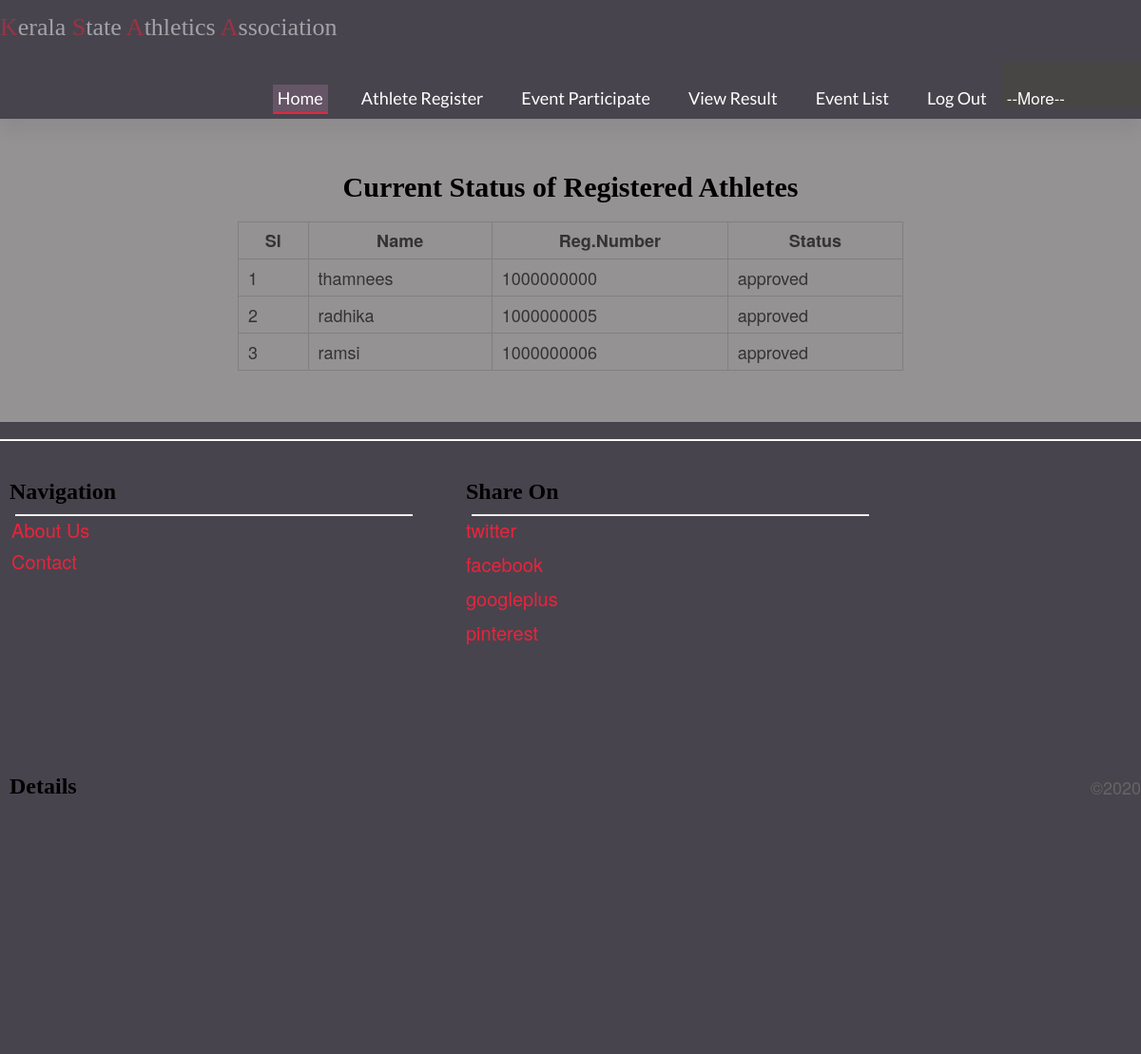
The app's page /athleteListclg.php (signed in) with its own data.
### tables this page shows
CREATE TABLE `athlete_registration` (
  `ath_id` int(11) NOT NULL COMMENT 'athlete id',
  `name` varchar(25) DEFAULT NULL COMMENT 'name of athlete',
  `dob` date DEFAULT NULL COMMENT 'date of birth',
  `gender` varchar(7) DEFAULT NULL COMMENT 'gender of athlete',
  `email` varchar(30) DEFAULT NULL COMMENT 'email of athlete',
  `phone` int(11) DEFAULT NULL COMMENT 'athlete phone number',
  `father_name` varchar(30) DEFAULT NULL COMMENT 'name of father',
  `mother_name` varchar(30) DEFAULT NULL COMMENT 'name of mother',
  `dist` varchar(15) DEFAULT NULL COMMENT 'district',
  `address` varchar(50) DEFAULT NULL COMMENT 'address',
  `pin` int(11) DEFAULT NULL COMMENT 'pin number',
  `coach` varchar(30) DEFAULT NULL COMMENT 'name of coach',
  `blood` varchar(5) DEFAULT NULL COMMENT 'blood group',
  `aadhar` varbinary(30) DEFAULT NULL COMMENT 'aadhar number',
  `photo` varbinary(30) DEFAULT NULL COMMENT 'athlete photo',
  `regno` varchar(15) DEFAULT NULL COMMENT 'register number',
  `clgid` int(11) DEFAULT NULL COMMENT 'registered college id',
  `approve` varchar(10) DEFAULT NULL COMMENT 'spprove or not'
);

### athleteListclg.php (the view, shortened to what this page needs)
<!DOCTYPE html PUBLIC "-//W3C//DTD XHTML 1.0 Transitional//EN" "http://www.w3.org/TR/xhtml1/DTD/xhtml1-transitional.dtd">
<html xmlns="http://www.w3.org/1999/xhtml">
<head>
</head>
<?php
include("clg_header.php");
include("connection.php");
$clg_id=$_SESSION['lid'];
?>
<body style="font-size: 18px;">
  <center>
    <h1>Current Status of Registered Athletes</h1>
    <br>
<table width="700" border="1" cellspacing="0" cellpadding="10">
  <tr>
    <th>Sl</th>
    <th>Name</th>
    <th>Reg.Number</th>
    <th>Status</th>
  </tr>
 <?php
$rs=mysqli_query($con,"select athlete_registration.* from athlete_registration where clgid='$clg_id'");
$i=1;
while($row=mysqli_fetch_array($rs))
{
?>
  <tr>
    <td><?php echo $i?></td>
    <td><?php echo $row['name']?></td>
    <td><?php echo $row['regno']?></td>
    <td><?php echo $row['approve']?></td>
  </tr>
  <?php $i++; }?>
</table>
</center>
</body>
<?php include("clg_footer.php")?>
</html>

### records on screen
athlete_registration: name "thamnees", regno "1000000000", approve "approved"
athlete_registration: name "radhika", regno "1000000005", approve "approved"
athlete_registration: name "ramsi", regno "1000000006", approve "approved"
